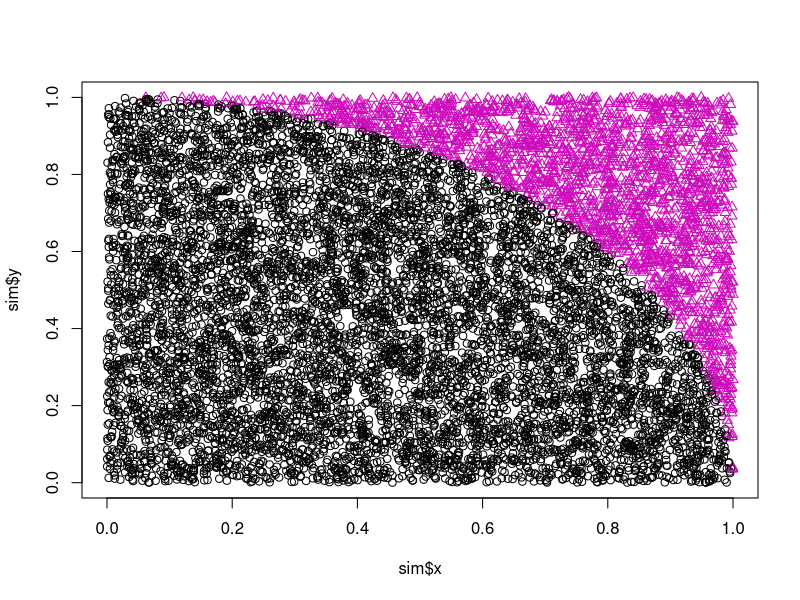
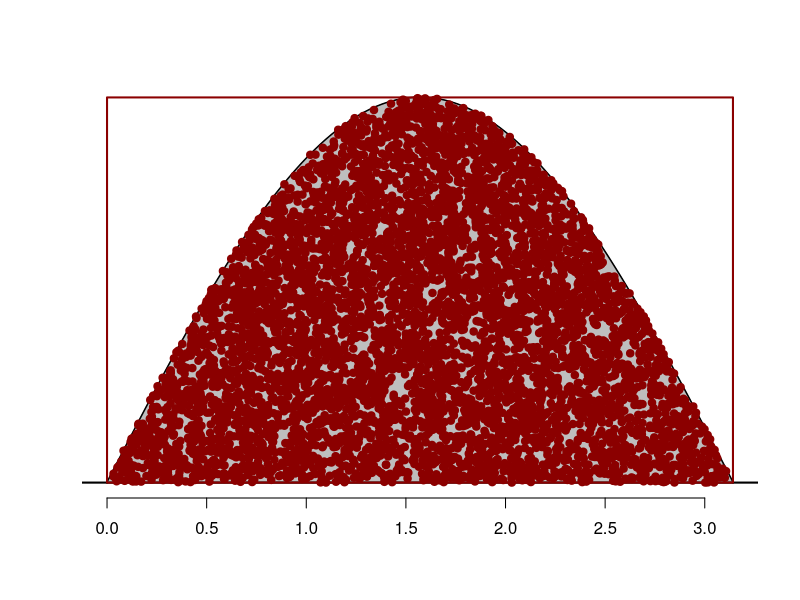

Here is the R script that generated these plots, in order:

# a) Cálculo del numero Pi mediante el uso de numeros aleatorios #


# Repetimos el proceso de evaluación 100 veces 
Resultado <- c()
c <- 0:100
for (i in c){
  
  # Veces a lanzar
  N <- 10000                                               
  
  # Se crea vector de x y y de numeros aleatorios de 0 a 1 
  x <- runif(N,0,1)
  y <- runif(N,0,1)
  
  #Guardamos los resultados en un dataframe 
  sim <- data.frame(cbind(x,y))
  
  #Se saca la distancia total entre cada x,x
  sim$dist <- sqrt(x**2+y**2)
  
  #Se condiciona un factor que:
  #dist >= 1 serán igual a 1
  #dist < 1 serán igual a 0 
  sim$s <- as.factor((sim$dist>=1)*1)
  
  #Usamos la formula de (4*Area del circulo)/ Area del cuadrado
  Resultado[i] <- (4*nrow(subset(sim,s=="0")))/nrow(sim)
}

mean <- mean(Resultado)
a <- mean(Resultado)-sd(Resultado,na.rm=F)                                            
b <- mean(Resultado)+sd(Resultado,na.rm=F)  
resul<- cbind(a,mean,b)
resultados <- as.data.frame(resul) 
colnames(resultados) <- c('lim Inf','Media',' lim Sup')

#RESULTADOS a)
resultados                                                           



#### GRÁFICO ####

plot(sim$x,sim$y,pch=c(1,2)[sim$s],col=c(1,6)[sim$s])





# b) Evaluar la integral sin(x) entre los limites (0,pi) #


# INTEGRAL CON MONTE CARLO

# Establecer limites de la integral
a<-0
b<-pi

# Hacer una función G con la función a evaluar, en este caso sin(x)
G <- function(x){
  return(sin(x)) 
}

# Crear funcion monte carlo 
monte_carlo <- function(G,a,b,M){                  # Establecemos parametros: G, limite inferior, limite superior, puntos a lanzar                        
  s=0
  for(i in 1:M){
    s = s + G(a+(b-a)*runif(1,0,1))                #Para generar numeros aleatorios de manera uniforme dentro de la funcion  a evaluar G(x)                    
  }
  return(((b-a)/M)*s)                              #Evaluación de la interal M veces 
}                                                 

# Repetimos el proceso de evaluación 100 veces 
R <- c()
c <- 0:100
for (i in c){
  R[i] <- monte_carlo(G,a,b,10000)
}
  
  

# GRÁFICO 

curve(G,a,b,lwd=2,axes=FALSE,xlab='',ylab='')                              
axis(1)                                                                    
t<-seq(a,b,by=0.01)                                                        
x<- c(a,t,b)                                                                
y<- c(0,G(t),0)
polygon(x,y,col='grey')
abline(h=0,lwd=2)
rect(a,0,b,1,border='darkred',lwd=2)                                        
n<-10000
x1<-runif(n,a,b)                                                           
y1<-runif(n,0,1)                                                           
colour<-ifelse(y1<=G(x1),'darkred','transparent') 
points(x1,y1,col=colour,pch=c(19,19))
prob<-(table(colour)/n)*((b-a)*1)    

#VALOR REAL DE LA INTEGRAK    
integrate(function(x) sin(x), lower = 0, upper = pi)                  


mean <- mean(R)
a <- mean(R)-sd(R,na.rm=F)                                            
b <- mean(R)+sd(R,na.rm=F)  
resul<- cbind(a,mean,b)
resultados <- as.data.frame(resul) 
colnames(resultados) <- c('lim Inf','Media',' lim Sup')

#RESULTADOS b)
resultados                                                           #Mi funcion monte_carlo




